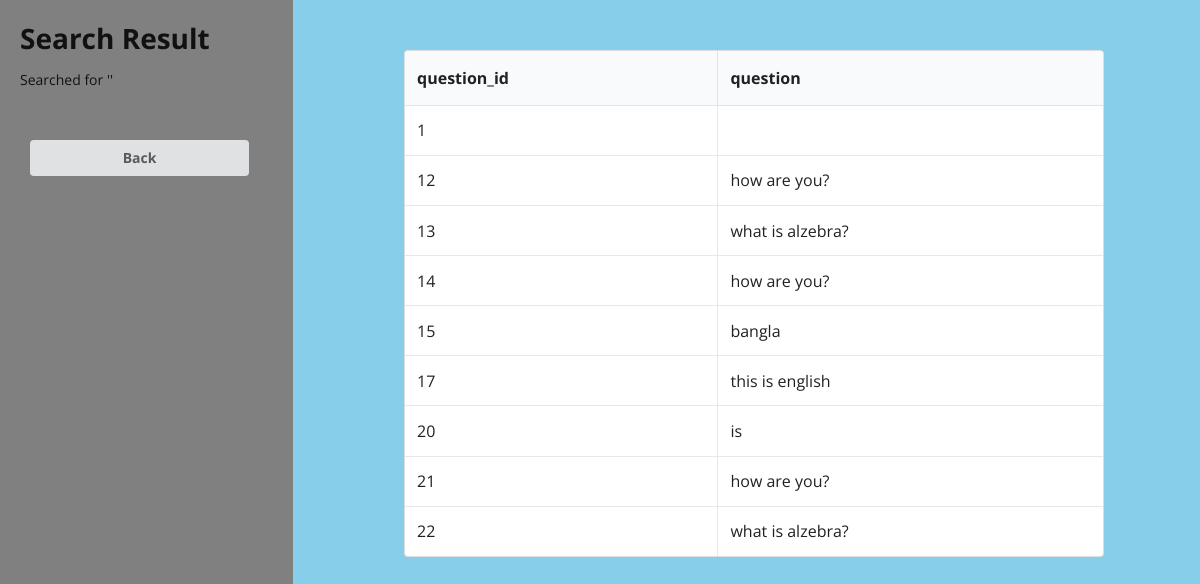
Page /searchresult.php on the committed database.
### tables this page shows
CREATE TABLE `question` (
  `question_id` int(11) NOT NULL,
  `student_id` int(11) NOT NULL,
  `subject_id` int(11) NOT NULL,
  `question` varchar(50) DEFAULT NULL
);

### searchresult.php (the view, shortened to what this page needs)
<!doctype html>
<html lang="en">
	<head>
		<link rel="stylesheet" href="css/semantic.min.css">
		<?php
			require_once('db_config.php');
		?>
	</head>
	<body>
		<?php
			$search_query = $_POST['search_query'];
			$conn = new mysqli($servername, $username, $password, $dbname);
			$query = "SELECT * FROM question WHERE subject_id IN(select subject_id from subject where subject_name LIKE '%$search_query%')";
		?>
		<div class="ui grid">
			<div class="ui four wide column" style="background: gray; min-height: 100vh;">
				<div style="padding: 20px;">
					<h1>Search Result</h1>
					<p>Searched for '<?php echo $search_query; ?>'</p>
				</div>
				<div style="padding: 30px;">
					<a href="index.php"><button class="ui fluid button">Back</button></a>
					<br>
				</div>
			</div>
			<div class="ui twelve wide column"style="background-color: skyblue">
				<div class="ui text container" style="padding-top: 50px;">
					<table class="ui celled unstackable table">
						<thead>
						<tr>
							<th>question_id</th>
							<th>question</th>
						</tr>
						</thead>
						<tbody>
						<?php
						if ($result = $conn->query($query)) {
							while ($row = $result->fetch_assoc()){
								printf("<tr>");
								printf("<td>%s</td> <td>%s</td> ",  $row["question_id"], $row["question"]);
								printf("</tr>");
							}
						}
						?>
						</tbody>
					</table>
				</div>
			</div>
		</div>
	</body>
</html>

### rows in the picture
question: question_id "1"
question: question_id "12", question "how are you?"
question: question_id "13", question "what is alzebra?"
question: question_id "14", question "how are you?"
question: question_id "15", question "bangla"
question: question_id "17", question "this is english"
question: question_id "20", question "is"
question: question_id "21", question "how are you?"
question: question_id "22", question "what is alzebra?"
